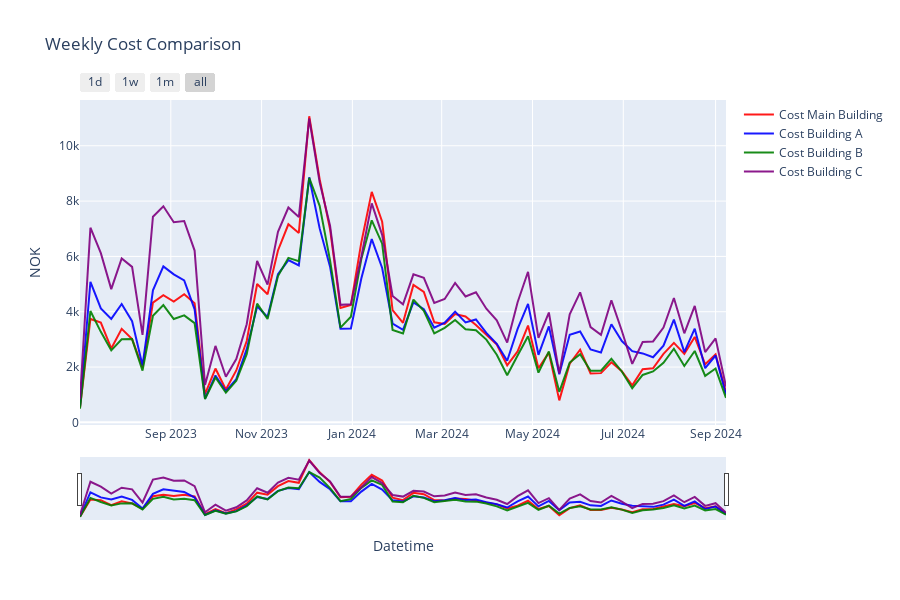

The code cell stored with this chart in its notebook:
### Markdown cell above
2. Weekly Cost

### Code cell
merged_df.set_index('timestamp', inplace=True)
weekly_grouped = merged_df.groupby(pd.Grouper(freq='W')).sum().reset_index()

plot_cols_all =[
    ColumnParam("Cost_Net_Of_Sun", "Cost Main Building"),
    ColumnParam("Cost A", "Cost Building A"),
    ColumnParam("Cost B", "Cost Building B"),
    ColumnParam("Cost C", "Cost Building C"),
]


plot_energy_usage(weekly_grouped, plot_cols_all,
                    titel="Weekly Cost Comparison",
                    yaxis_title="NOK",
                    tozeroy=False,
                    dark_mode=True,
                    )
